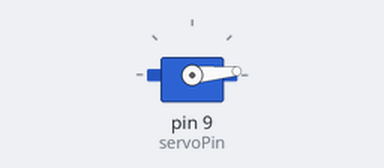
Simulated run of this sketch. Board: Arduino Uno, built with avr-gcc and run on an emulated ATmega328P. Parts: servo.

Above: at 0.05 s.
At 0.6 s:
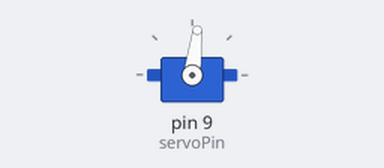
At 1.2 s:
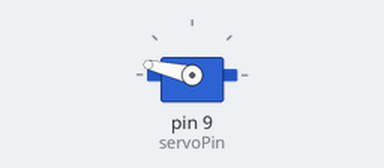
At 2.4 s:
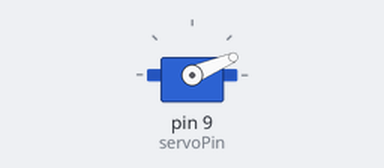
Timing chart, 0 to 5.9 s (numbered marks = the images above):
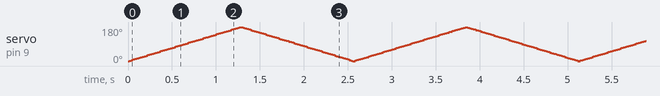

The sketch:

Tester.ino
```cpp
#include <SPI.h> //include SPI Library
#include <Servo.h> //include servo

//set pins
const int slaveSelectPin = 11;  //Master output Slave input
const int servoPin = 9;

//PWM parameters
const int MaxPW = 2100;
const int MinPW = 900;

//Set starting angle
const int StartAngle = 90;

//initialize servo
Servo ETCservo;

byte InputSPI; // SPI input containers
int angle;     //servo angle

void setup() {

  //attatch Servo to Pin 9
  ETCservo.attach(servoPin, MinPW, MaxPW);

  //Set Servo to starting locaton
  ETCservo.write(0);


}

void loop() {

  int i;
for (i=0;i<=180;i+=1) {
ETCservo.write(i);
delay(7);
}

for (i=180;i>=0;i-=1) {
ETCservo.write(i);
delay(7);
}

}
```
